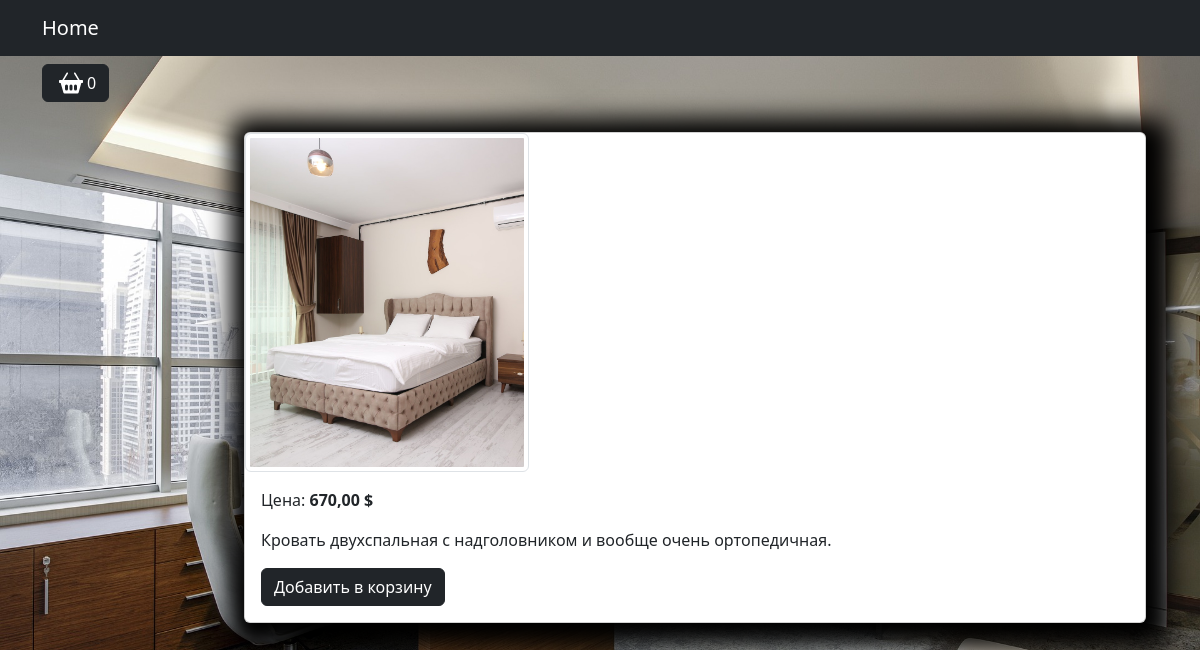
The page /product/dvuhspalnaya-krovat/ on the database its author committed.
### apps/goods/models.py (models this page shows, shortened)
class Product(models.Model):
    title = models.CharField(max_length=150, unique=True, verbose_name='Название')
    slug = models.SlugField(max_length=200, unique=True, blank=True, null=True, verbose_name='URL')
    description = models.TextField(blank=True, null=True, verbose_name='Описание')
    image = models.ImageField(upload_to='goods_images', blank=True, null=True, verbose_name='Изображение')
    price = models.DecimalField(default=0.00, max_digits=7, decimal_places=2, verbose_name='Цена')
    quantity = models.PositiveIntegerField(default=0, verbose_name='Количество')
    class Meta:
        verbose_name = 'Продукт'
        verbose_name_plural = 'Продукты'
        ordering = ("id",)

### apps/goods/views.py (the view)
# urls.py: path('product/<slug:slug>/', product, name='product'),
def product(request, slug):
    product = Product.objects.get(slug=slug)
    context = {
        'title': 'Тестовый магазин',
        "product": product,
        "STRIPE_PUBLIC_KEY": settings.STRIPE_PUBLIC_KEY
    }
    return render(request, "goods/product.html", context=context)

### apps/carts/models.py (called while the page is built)
    def total_price(self):
        return sum(cart.products_price() for cart in self)

    def total_quantity(self):
        if self:
            return sum(cart.quantity for cart in self)
        return 0

### apps/carts/templatetags/carts_tags.py (called while the page is built)
@register.simple_tag()
def user_cart(request: WSGIRequest):
    return get_user_carts(request)

### apps/carts/utils.py (called while the page is built)
def get_user_carts(request: WSGIRequest):
    if not request.session.session_key:
        request.session.create()
    return Cart.objects.filter(session_key=request.session.session_key).select_related('product')

### apps/goods/templates/goods/product.html (shortened to what this page needs)
{% extends "base.html" %}
{% load static %}
{% block modal_cart %}
	{% include 'includes/cart_button.html' %}
{% endblock %}
{% block content %}
<div class="container mt-5">
    <div class="card mb-4 custom-shadow">
        <div class="row">
            <div class="col-md-4">
                <img src="{{ product.image.url }}"
                    class="img-thumbnail" data-bs-toggle="modal" data-bs-target="#imageModal1">
            </div>
        </div>
        <div class="card-body">
            <p class="card-text">Цена: <strong>{{ product.price }} $</strong></p>
            <p class="card-text">{{ product.description }}</p>
            <a href="{% url 'carts:cart_add' %}" class="btn btn-dark add-to-cart"
            data-product-id="{{ product.id }}">
                Добавить в корзину
            </a>
        </div>
    </div>
</div>
{% endblock  %}

### apps/static/deps/css/my_css.css (style rules this page uses)
body { background-image: url("../images/bg-image.jpg"); background-repeat: no-repeat; background-attachment: fixed; background-position: center center; background-size: cover; height: 100%; }
.custom-shadow { box-shadow: 5px 5px 25px 19px #000000; }

### rows shown on the page
Product: image (picture), price "670,00", description "Кровать двухспальная с надголовником и вообще очень ортопедичная."

### other values the page prints
{{ carts.total_quantity }} "0"
